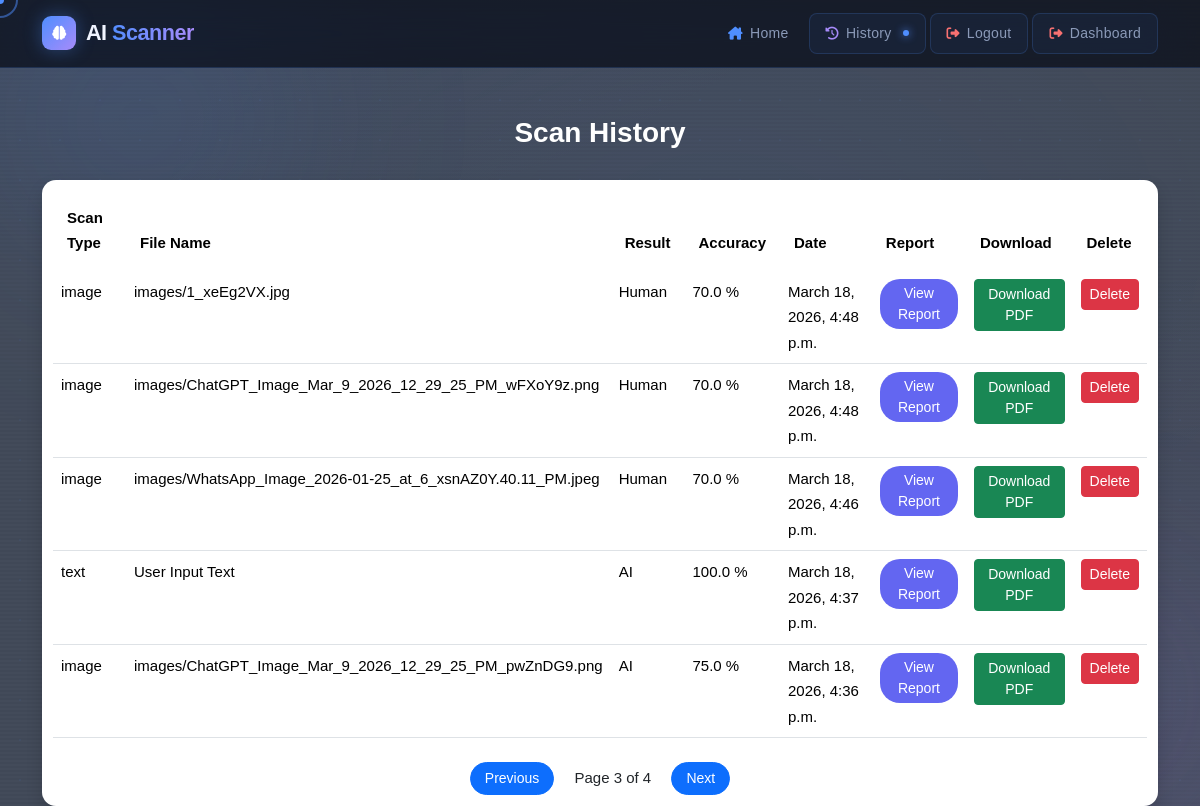
/history/?page=3 (signed in), run on the app's committed database.
### scanner/models.py (models this page shows, shortened)
class ScanHistory(models.Model):
        SCAN_TYPES = (
            ("document", "Document"),
            ("image", "Image"),
            ("text", "Text"),
        )
        user = models.ForeignKey(User, on_delete=models.CASCADE, null=True, blank=True)
        scan_type = models.CharField(max_length=20, choices=SCAN_TYPES)
        file_name = models.CharField(max_length=255, blank=True)
        result = models.CharField(max_length=100)
        accuracy = models.FloatField()
        details = models.TextField(blank=True)
        created_at = models.DateTimeField(auto_now_add=True)

### scanner/views.py (the view)
# urls.py: path('history/', views.scan_history, name='scan_history'),
@login_required(login_url="/login/")
def scan_history(request):
    history_list = ScanHistory.objects.filter(
        user=request.user
    ).order_by("-created_at")
    paginator = Paginator(history_list, 5)   # 5 reports per page
    page_number = request.GET.get("page")
    history = paginator.get_page(page_number)
    return render(request, "scan_history.html", {
        "history": history
    })

### templates/scan_history.html (shortened to what this page needs)
{% extends 'base.html' %}
{% load static %}
{% block content %}
<link rel="stylesheet" href="{% static 'css/scan_history.css' %}">
<link rel="stylesheet" href="{% static 'css/home.css' %}">
<div class="history-page">
<h3 class="page-title">Scan History</h3>
<div class="card history-card shadow">
<div class="table-responsive">
{% if history %}
<table class="table history-table">
<thead>
<tr>
<th>Scan Type</th>
<th>File Name</th>
<th>Result</th>
<th>Accuracy</th>
<th>Date</th>
<th>Report</th>
<th>Download</th>
<th>Delete</th>
</tr>
</thead>
<tbody>
{% for h in history %}
<tr class="history-row">
<td>{{ h.scan_type }}</td>
<td class="file-name">{{ h.file_name }}</td>
<td class="result">{{ h.result }}</td>
<td class="accuracy">{{ h.accuracy }} %</td>
<td>{{ h.created_at }}</td>
<td>
<a href="/report/{{ h.id }}/"
class="btn btn-sm report-btn">
View Report
</a>
</td>
    <td>
{% if user.is_authenticated %}
<a href="/download/{{ h.id }}/"
class="btn btn-success btn-sm">
Download PDF
</a>
{% else %}
<span class="text-muted">
Login required
</span>
{% endif %}
</td>
<td>
<form method="POST" action="{% url 'delete_scan' h.id %}"
onsubmit="return confirm('Are you sure you want to delete this scan?');">
<button type="submit" class="btn btn-danger btn-sm">
Delete
</button>
</form>
</td>
</tr>
{% endfor %}
</tbody>
</table>
    <div class="text-center mt-4">
{% if history.has_previous %}
<a href="?page={{ history.previous_page_number }}" class="btn btn-primary btn-sm">
Previous
</a>
{% endif %}
<span class="mx-3">
Page {{ history.number }} of {{ history.paginator.num_pages }}
</span>
{% if history.has_next %}
<a href="?page={{ history.next_page_number }}" class="btn btn-primary btn-sm">
Next
</a>
{% endif %}
</div>
    {% else %}
<p>No scan history available.</p>
{% endif %}
</div>
</div>
</div>
{% endblock %}

### static/css/style.css (style rules this page uses)
:root { --bg-deep: #060912; --bg-mid: #0d1120; --bg-card: #111827; --accent: #4f8eff; --accent-glow: rgba(79, 142, 255, 0.35); --accent2: #a78bfa; --accent2-glow:rgba(167,139,250,0.3); --text-primary:#f0f4ff; --text-muted: #8b9ab8; --border: rgba(79,142,255,0.18); --nav-h: 68px; --radius: 14px; --transition: 0.35s cubic-bezier(0.4,0,0.2,1); }
*, *::before, *::after { box-sizing: border-box; margin: 0; padding: 0; }
html { scroll-behavior: smooth; }
body { background: var(--bg-deep); color: var(--text-primary); font-family: 'Space Grotesk', sans-serif; font-size: 15px; line-height: 1.7; min-height: 100vh; overflow-x: hidden; cursor: none; }

### static/css/scan_history.css (style rules this page uses)
.history-page { margin-top:30px; }
.page-title { font-weight:700; margin-bottom:20px; animation:fadeDown 0.6s ease; }
.history-card { border-radius:14px; padding:10px; }
.history-table { margin-bottom:0; }
.history-table thead { background:#0d6efd; color:white; }
.history-table th { padding:14px; font-weight:600; }
.history-row { transition:0.3s; }
.file-name { font-weight:500; color:#0d6efd; }
.accuracy { font-weight:600; }
.result { font-weight:600; }
.report-btn { background:#6366f1; border:none; color:white; border-radius:20px; padding:5px 14px; transition:0.3s; }
body { background:url("/static/images/ai-bg.jpg") center/cover no-repeat; min-height:100vh; position:relative; }
body::before { content:""; position:fixed; top:0; left:0; width:100%; height:100%; background:rgba(5,15,35,0.75); z-index:-1; }
.page-title { text-align:center; color:white; font-weight:600; margin-bottom:30px; }
.history-table { color:white; }
.history-table thead th { border-bottom:1px solid rgba(255,255,255,0.15); font-weight:600; }
.history-row { transition:0.25s; }
.file-name { font-weight:500; color:#93c5fd; }
.result { font-weight:500; }
.accuracy { color:#facc15; font-weight:500; }
.report-btn { background:#6366f1; border:none; border-radius:20px; padding:4px 14px; transition:0.3s; }
.history-card { box-shadow:0 10px 25px rgba(0,0,0,0.4); border:1px solid rgba(255,255,255,0.08); }
.btn-primary { border-radius:20px; padding:5px 14px; }

### data on the page
ScanHistory: scan_type "image", file_name "images/1_xeEg2VX.jpg", result "Human", accuracy "70.0", created_at "March 18, 2026, 4:48 p.m."
ScanHistory: scan_type "image", file_name "images/ChatGPT_Image_Mar_9_2026_12_29_25_PM_wFXoY9z.png", result "Human", accuracy "70.0", created_at "March 18, 2026, 4:48 p.m."
ScanHistory: scan_type "image", file_name "images/WhatsApp_Image_2026-01-25_at_6_xsnAZ0Y.40.11_PM.jpeg", result "Human", accuracy "70.0", created_at "March 18, 2026, 4:46 p.m."
ScanHistory: scan_type "text", file_name "User Input Text", result "AI", accuracy "100.0", created_at "March 18, 2026, 4:37 p.m."
ScanHistory: scan_type "image", file_name "images/ChatGPT_Image_Mar_9_2026_12_29_25_PM_pwZnDG9.png", result "AI", accuracy "75.0", created_at "March 18, 2026, 4:36 p.m."

### other printed values
{{ history.number }} "3"
{{ history.paginator.num_pages }} "4"
